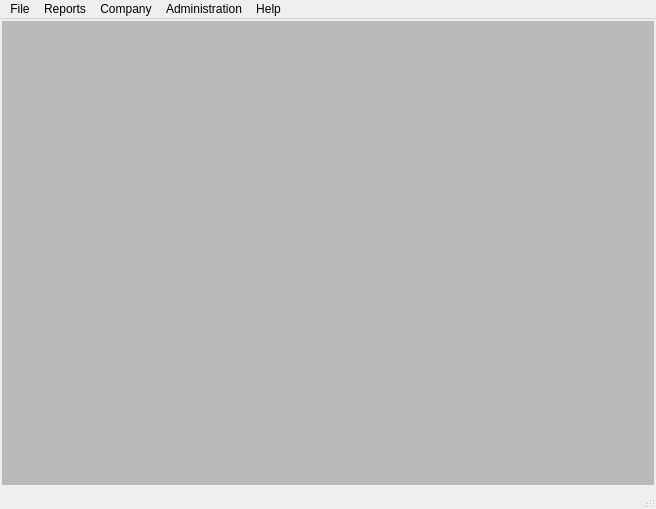
<?xml version="1.0" encoding="UTF-8"?>
<ui version="4.0">
 <class>FreePayrollMW</class>
 <widget class="QMainWindow" name="FreePayrollMW">
  <property name="geometry">
   <rect>
    <x>0</x>
    <y>0</y>
    <width>656</width>
    <height>509</height>
   </rect>
  </property>
  <property name="windowTitle">
   <string>FreePayrollMW</string>
  </property>
  <widget class="QWidget" name="centralWidget">
   <layout class="QVBoxLayout" name="verticalLayout">
    <property name="spacing">
     <number>2</number>
    </property>
    <property name="leftMargin">
     <number>2</number>
    </property>
    <property name="topMargin">
     <number>2</number>
    </property>
    <property name="rightMargin">
     <number>2</number>
    </property>
    <property name="bottomMargin">
     <number>2</number>
    </property>
    <item>
     <widget class="QMdiArea" name="mdiArea">
      <property name="background">
       <brush brushstyle="SolidPattern">
        <color alpha="255">
         <red>186</red>
         <green>186</green>
         <blue>186</blue>
        </color>
       </brush>
      </property>
     </widget>
    </item>
   </layout>
  </widget>
  <widget class="QStatusBar" name="statusBar"/>
  <widget class="QMenuBar" name="menuBar">
   <property name="geometry">
    <rect>
     <x>0</x>
     <y>0</y>
     <width>656</width>
     <height>19</height>
    </rect>
   </property>
   <widget class="QMenu" name="menuFile">
    <property name="title">
     <string>File</string>
    </property>
    <addaction name="actionEmployee"/>
    <addaction name="actionPayroll"/>
    <addaction name="separator"/>
    <addaction name="actionBranches"/>
    <addaction name="actionDepartments"/>
    <addaction name="actionJob_Groups"/>
    <addaction name="separator"/>
    <addaction name="actionCo_operatives"/>
    <addaction name="actionPension_Funds"/>
    <addaction name="separator"/>
    <addaction name="actionExit"/>
   </widget>
   <widget class="QMenu" name="menuReport">
    <property name="title">
     <string>Reports</string>
    </property>
    <widget class="QMenu" name="menuMonthly_Returns">
     <property name="title">
      <string>Monthly Reports</string>
     </property>
     <addaction name="actionPAYE"/>
     <addaction name="actionNSSF"/>
     <addaction name="actionNHIF"/>
    </widget>
    <widget class="QMenu" name="menuNominal_Roll">
     <property name="title">
      <string>Master Roll</string>
     </property>
     <addaction name="actionEmployees"/>
     <addaction name="actionLeavers"/>
    </widget>
    <widget class="QMenu" name="menuPayroll_Reports">
     <property name="title">
      <string>Payroll Reports</string>
     </property>
     <addaction name="actionPayroll_Summary"/>
     <addaction name="actionMuster_Roll"/>
     <addaction name="separator"/>
     <addaction name="actionEarnings_2"/>
     <addaction name="actionDeductions_2"/>
     <addaction name="actionBenefits_2"/>
    </widget>
    <widget class="QMenu" name="menuAnnual_Reports">
     <property name="title">
      <string>Annual Reports</string>
     </property>
     <addaction name="actionP9A"/>
     <addaction name="actionP10"/>
     <addaction name="actionP10A"/>
    </widget>
    <addaction name="menuNominal_Roll"/>
    <addaction name="actionPayslips"/>
    <addaction name="separator"/>
    <addaction name="menuPayroll_Reports"/>
    <addaction name="separator"/>
    <addaction name="actionPayments_to_Employees"/>
    <addaction name="separator"/>
    <addaction name="actionAnnual_Returns"/>
    <addaction name="separator"/>
    <addaction name="menuMonthly_Returns"/>
    <addaction name="menuAnnual_Reports"/>
   </widget>
   <widget class="QMenu" name="menuOrganization">
    <property name="title">
     <string>Company</string>
    </property>
    <addaction name="actionBasic_Info"/>
    <addaction name="separator"/>
    <addaction name="actionMy_Licence"/>
   </widget>
   <widget class="QMenu" name="menuSystem">
    <property name="title">
     <string>Administration</string>
    </property>
    <addaction name="actionPAYE_Rates"/>
    <addaction name="actionNHIF_Rates"/>
    <addaction name="actionNSSF_Rates"/>
    <addaction name="separator"/>
    <addaction name="actionBackup_And_Restore"/>
    <addaction name="separator"/>
    <addaction name="actionSet_Current_Month"/>
    <addaction name="actionClose_Month"/>
    <addaction name="separator"/>
    <addaction name="actionSystem_Users"/>
   </widget>
   <widget class="QMenu" name="menuHelp">
    <property name="title">
     <string>Help</string>
    </property>
    <addaction name="actionAbout_FreePayroll"/>
   </widget>
   <addaction name="menuFile"/>
   <addaction name="menuReport"/>
   <addaction name="menuOrganization"/>
   <addaction name="menuSystem"/>
   <addaction name="menuHelp"/>
  </widget>
  <action name="actionEmployee">
   <property name="text">
    <string>Employee Information</string>
   </property>
  </action>
  <action name="actionPayroll">
   <property name="text">
    <string>Payroll Workings</string>
   </property>
  </action>
  <action name="actionEarnings">
   <property name="text">
    <string>Earnings</string>
   </property>
  </action>
  <action name="actionDeductions">
   <property name="text">
    <string>Deductions</string>
   </property>
  </action>
  <action name="actionBenefits">
   <property name="text">
    <string>Benefits</string>
   </property>
  </action>
  <action name="actionExit">
   <property name="text">
    <string>Exit</string>
   </property>
  </action>
  <action name="actionPayslips">
   <property name="text">
    <string>Employee Payslips...</string>
   </property>
  </action>
  <action name="actionBreakdown">
   <property name="text">
    <string>Breakdown</string>
   </property>
  </action>
  <action name="actionPayments_to_Employees">
   <property name="text">
    <string>Payments to Employees</string>
   </property>
  </action>
  <action name="actionAnnual_Returns">
   <property name="text">
    <string>Annual Returns</string>
   </property>
  </action>
  <action name="actionPAYE">
   <property name="text">
    <string>PAYE...</string>
   </property>
  </action>
  <action name="actionNSSF">
   <property name="text">
    <string>NSSF...</string>
   </property>
  </action>
  <action name="actionNHIF">
   <property name="text">
    <string>NHIF...</string>
   </property>
  </action>
  <action name="actionLASC">
   <property name="text">
    <string>LASC...</string>
   </property>
  </action>
  <action name="actionLump_Sums_tax">
   <property name="text">
    <string>Lump Sums tax...</string>
   </property>
  </action>
  <action name="actionFringe_Benefit_Tax">
   <property name="text">
    <string>Fringe Benefit Tax...</string>
   </property>
  </action>
  <action name="actionNHIF_Stamps">
   <property name="text">
    <string>NHIF Stamps...</string>
   </property>
  </action>
  <action name="actionCo_operative">
   <property name="text">
    <string>Co-operative...</string>
   </property>
  </action>
  <action name="actionPension">
   <property name="text">
    <string>Pension...</string>
   </property>
  </action>
  <action name="actionEmployees">
   <property name="text">
    <string>Employees</string>
   </property>
  </action>
  <action name="actionLeavers">
   <property name="text">
    <string>Leavers</string>
   </property>
  </action>
  <action name="actionOpen">
   <property name="text">
    <string>Open...</string>
   </property>
  </action>
  <action name="actionBasic_Info">
   <property name="text">
    <string>Company Information</string>
   </property>
  </action>
  <action name="actionPayroll_Info">
   <property name="text">
    <string>Payroll Info...</string>
   </property>
  </action>
  <action name="actionJobs">
   <property name="text">
    <string>Branches...</string>
   </property>
  </action>
  <action name="actionBranches">
   <property name="text">
    <string>Branches</string>
   </property>
  </action>
  <action name="actionDepartments">
   <property name="text">
    <string>Departments</string>
   </property>
  </action>
  <action name="actionJob_Groups">
   <property name="text">
    <string>Job Groups</string>
   </property>
  </action>
  <action name="actionJob_Titles">
   <property name="text">
    <string>Job Titles</string>
   </property>
  </action>
  <action name="actionStations">
   <property name="text">
    <string>Stations</string>
   </property>
  </action>
  <action name="actionCo_operatives">
   <property name="text">
    <string>Co-operatives</string>
   </property>
  </action>
  <action name="actionPension_Funds">
   <property name="text">
    <string>Pension Funds</string>
   </property>
  </action>
  <action name="actionMy_Licence">
   <property name="text">
    <string>My Licence</string>
   </property>
  </action>
  <action name="actionPAYE_Rates">
   <property name="text">
    <string>PAYE Rates</string>
   </property>
  </action>
  <action name="actionNHIF_Rates">
   <property name="text">
    <string>NHIF Rates</string>
   </property>
  </action>
  <action name="actionNSSF_Rates">
   <property name="text">
    <string>NSSF Rates</string>
   </property>
  </action>
  <action name="actionBackup_And_Restore">
   <property name="text">
    <string>Backup And Restore</string>
   </property>
  </action>
  <action name="actionPayroll_Summary">
   <property name="text">
    <string>Payroll Summary</string>
   </property>
  </action>
  <action name="actionMuster_Roll">
   <property name="text">
    <string>Muster Roll</string>
   </property>
  </action>
  <action name="actionEarnings_2">
   <property name="text">
    <string>Earnings</string>
   </property>
  </action>
  <action name="actionDeductions_2">
   <property name="text">
    <string>Deductions</string>
   </property>
  </action>
  <action name="actionBenefits_2">
   <property name="text">
    <string>Benefits</string>
   </property>
  </action>
  <action name="actionMonthly_Reports">
   <property name="text">
    <string>Monthly Reports</string>
   </property>
  </action>
  <action name="actionP9A">
   <property name="text">
    <string>P9A...</string>
   </property>
  </action>
  <action name="actionP10">
   <property name="text">
    <string>P10...</string>
   </property>
  </action>
  <action name="actionP10A">
   <property name="text">
    <string>P10A...</string>
   </property>
  </action>
  <action name="actionClose_Month">
   <property name="text">
    <string>Close Month</string>
   </property>
  </action>
  <action name="actionSet_Current_Month">
   <property name="text">
    <string>Set Current Month</string>
   </property>
  </action>
  <action name="actionAbout_FreePayroll">
   <property name="text">
    <string>About FreePayroll</string>
   </property>
  </action>
  <action name="actionSystem_Users">
   <property name="text">
    <string>System Users</string>
   </property>
  </action>
 </widget>
 <layoutdefault spacing="6" margin="11"/>
 <resources/>
 <connections/>
</ui>
